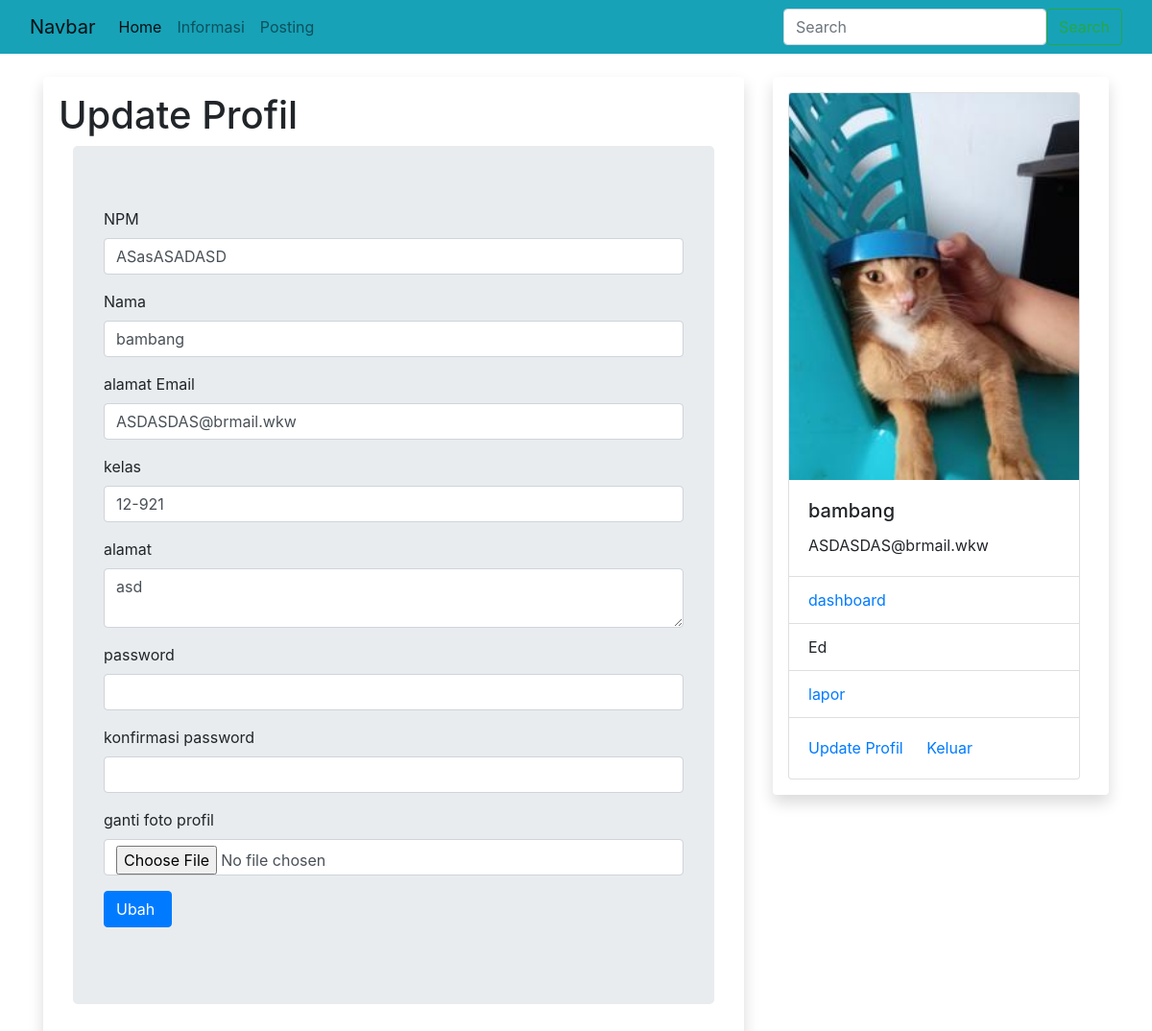
Screenshot of /edit (signed in) with the database file from the repository.
### sim/models.py (models this page shows, shortened)
class Tmahasiswa(db.Model,UserMixin): #tambahkan
    id = db.Column(db.Integer, primary_key=True)
    npm = db.Column(db.String(15), unique=True, nullable=False)
    nama = db.Column(db.String(20) , nullable=False)
    email = db.Column(db.String(20),unique=True, nullable=False)
    password = db.Column(db.String(60), nullable=False)
    kelas = db.Column(db.String(20), nullable=False)
    alamat = db.Column(db.String(100), nullable=False)
    foto = db.Column(db.String(20), nullable=False, default='default.jpg')
    pengaduans = db.relationship('Tpengaduan', backref='mahasiswa')#backref itu relasi/hubungan antar ttabel

### sim/mahasiswa/routes.py (the view)
@rmahasiswa.route("/edit", methods=['GET','POST'])
@login_required
def edit():
    form = Edit_org()
    if form.validate_on_submit():# ini adalah sintak untuk mengupdate data yang akan dimasukan ke dalam database
        if form.foto.data:
            file_foto=simpan_foto(form.foto.data)
            current_user.foto=file_foto
        current_user.npm=form.npm.data
        current_user.nama=form.nama.data
        current_user.email=form.email.data
        current_user.kelas=form.kelas.data
        current_user.alamat=form.alamat.data
        sandi = bcrypt.generate_password_hash(form.password.data).decode('UTF-8')
        current_user.password=sandi
        db.session.commit()
        flash('Data berhasil di rubah ','warning ')
        return redirect(url_for('rmahasiswa.edit'))
    elif request.method=="GET":# ini sintak untuk menampilkan data ke dalam database
        form.npm.data=current_user.npm
        form.nama.data=current_user.nama
        form.email.data=current_user.email
        form.kelas.data=current_user.kelas
        form.alamat.data=current_user.alamat
        form.password.data=current_user.password
    return render_template ('edit.html',form=form)

### sim/mahasiswa/forms.py (shortened to what this page needs)
class Edit_org(FlaskForm):# ini kelas tambahannya
    npm = StringField('NPM', validators=[DataRequired(),Length(min=10,max=15)])#ini untuk deklarasi tipe data dan validasi untuk minta data dimasukan dengan panjang tertentu
    nama = StringField('Nama', validators=[DataRequired()])#ini adalah variabel dan StringField itu tipe datanya
    email = EmailField('alamat Email', validators=[DataRequired(),Email()])# yang string itu labelnya
    kelas = StringField('kelas', validators=[DataRequired()])
    password = PasswordField('password',validators=[DataRequired(),Length(min=6,max=10)])#ini atribut baru yang akan menampung pasword
    konfir_pass=PasswordField('konfirmasi password',validators=[DataRequired(),EqualTo("password")])# ini untuk konfimasi passwod dan equal
    alamat = TextAreaField('alamat', validators=[DataRequired()])
    submit = SubmitField('Ubah ') # kalo yang ini itu tombolnya
    foto = FileField('ganti foto profil',validators=[FileAllowed(['jpg','jpeg'])])# ini validasi untuk import foto

### sim/models.py (called while the page is built)
@login_manager.user_loader
def load_user(mahasiswa_id):
    return Tmahasiswa.query.get(int(mahasiswa_id))

### sim/templates/edit.html (shortened to what this page needs)
{% extends "base.html" %}
{% block konten %}
<h1>Update Profil </h1>
<form method="POST" enctype="multipart/form-data">
   <div class="container">
      <div class="jumbotron">
         <div class="form-group">
            {{form.npm.label(class="form-control-label")}}
            {% if form.npm.errors %}
         {{form.npm(class="form-control is-invalid")}}
         <div class="invalid-feedback">
            {% for error in form.npm.errors %}
            <span>{{error}}</span>
            {% endfor %}
         </div>
         {% else %}
         {{form.npm(class="form-control")}}
      {% endif %}</div>
   <div class="form-group">
      {{form.nama.label(class="form-control-label")}}
      {{form.nama(class="form-control")}}
   </div>
   <div class="form-group">
      {{form.email.label(class="form-control-label")}}
      {{form.email(class="form-control")}}
   </div>
   <div class="form-group">
      {{form.kelas.label(class="form-control-label")}}
      {{form.kelas(class="form-control")}}
   </div>
  <div class="form-group">
      {{form.alamat.label(class="form-control-label")}}
      {{form.alamat(class="form-control")}}
   </div>
      <div class="form-group">
         {{form.password.label(class="form-control-label")}}
         {% if form.password.errors %}
         {{form.password(class="form-control is-invalid")}}
         <div class="invalid-feedback">
         {% for error in form.password.errors %}
         <span>{{error}}</span>
         {% endfor %}
         </div>
         {% else %}
         {{form.password(class="form-control")}}
         {% endif %}</div>
      <div class="form-group">
         {{form.konfir_pass.label(class="form-control-label")}}
         {% if form.konfir_pass.errors %}
         {{form.konfir_pass(class="form-control is-invalid")}}
         <div class="invalid-feedback">
         {% for error in form.konfir_pass.errors %}
         <span>{{error}}</span>
         {% endfor %}
         </div>
         {% else %}
         {{form.konfir_pass(class="form-control")}}
         {% endif %}</div>
      <div class="form-group">
            {{form.foto.label(class="form-control-label")}}
            {% if form.foto.errors %}
            {{form.foto(class="form-control is-invalid")}}
            <div class="invalid-feedback">
            {% for error in form.foto.errors %}
            <span>{{error}}</span>
            {% endfor %}
            </div>
            {% else %}
            {{form.foto(class="form-control")}}
      {% endif %}</div>
   <div class="form-group">
      {{form.submit(class="btn btn-primary")}}
   </div>
   </div>
</div>
</form>
{% endblock %}

### sim/templates/base.html (shortened to what this page needs)
<!DOCTYPE html>
<html>
<head>
    <link rel="stylesheet" type="text/css" href="{{url_for('static',filename="css/bootstrap.min.css")}}">
    <link rel="stylesheet" type="text/css" href="{{url_for('static',filename="css/style.css")}}">
</head>
<body>
  <nav class="navbar navbar-expand-lg navbar-light bg-info">
        <div class="container-fluid">
          <a class="navbar-brand" href="#">Navbar</a>
          <div class="collapse navbar-collapse" id="navbarSupportedContent">
            <ul class="navbar-nav me-auto mb-2 mb-lg-0">
              <li class="nav-item">
                <a class="nav-link active" aria-current="page" href="{{url_for("rmahasiswa.rumah")}}">Home</a>
              </li>
              <li class="nav-item">
                <a class="nav-link" href="{{url_for("rmahasiswa.informasi")}}">Informasi</a>
              </li>
              {% if current_user.is_authenticated %}
              <li class="nav-item">
                <a class="nav-link" href="{{url_for("rmahasiswa.agenda_inf")}}">Posting</a>
              </li>
              {% else %}
              <li class="nav-item">
                  <a class="nav-link" href="{{url_for("rmahasiswa.daftar")}}">Daftar</a></li>
              <li class="nav-item">
                  <a class="nav-link" href="{{url_for("rmahasiswa.login")}}">Login</a></li>
              {%endif%}
            </ul>
            </div>
            <div col-md-7>
              <form class="d-flex">
                <input class="form-control me-2" type="search" placeholder="Search" aria-label="Search">
                <button class="btn btn-outline-success" type="submit">Search</button>
              </form>
            </div>
          </div>
      </nav>
      <div class="container mt-4">
        <div class="row">
          <div class="col-md-8">
            <div class="shadow p-3 mb-5 bg- rounded">
              {% block konten %}
              {% endblock %}
            </div>
        </div>
        <div class="col-md-4">
        <div class="shadow p-3 mb-5 bg- rounded">
          {% if current_user.is_authenticated %}
          <div class="card" style="width: 19rem;">
            <img src="{{url_for('static', filename= 'foto/'+current_user.foto )}} " class="card-img-top" alt="...">
            <div class="card-body">
              <h5 class="card-title">{{current_user.nama}}</h5>
              <p class="card-text">{{current_user.email}}</p>
            </div>
            <ul class="list-group list-group-flush">
              <li class="list-group-item"><a href="{{url_for('rmahasiswa.akun')}}">dashboard</a> </li>
              <li class="list-group-item">Ed</li>
              <li class="list-group-item">
                <a href="{{url_for('rmahasiswa.laporan')}}">lapor</a>
              </li>
            </ul>
            <div class="card-body">
              <a href="{{url_for('rmahasiswa.edit')}}" class="card-link">Update Profil</a>
              <a href="{{url_for('rmahasiswa.keluar')}}" class="card-link">Keluar</a>
            </div>
          </div>
          {% else %}
          <h1>Menu Lain</h1>
          <li>data mahasiswa</li>
          <li>data dosen</li>
          {% endif %}
          </div>
        </div>
      </div>
    </div>
  </body>
</html>

### rows the page displays
Tmahasiswa: npm "ASasASADASD", nama "bambang", email "ASDASDAS@brmail.wkw", kelas "12-921", alamat "asd", foto (picture)
